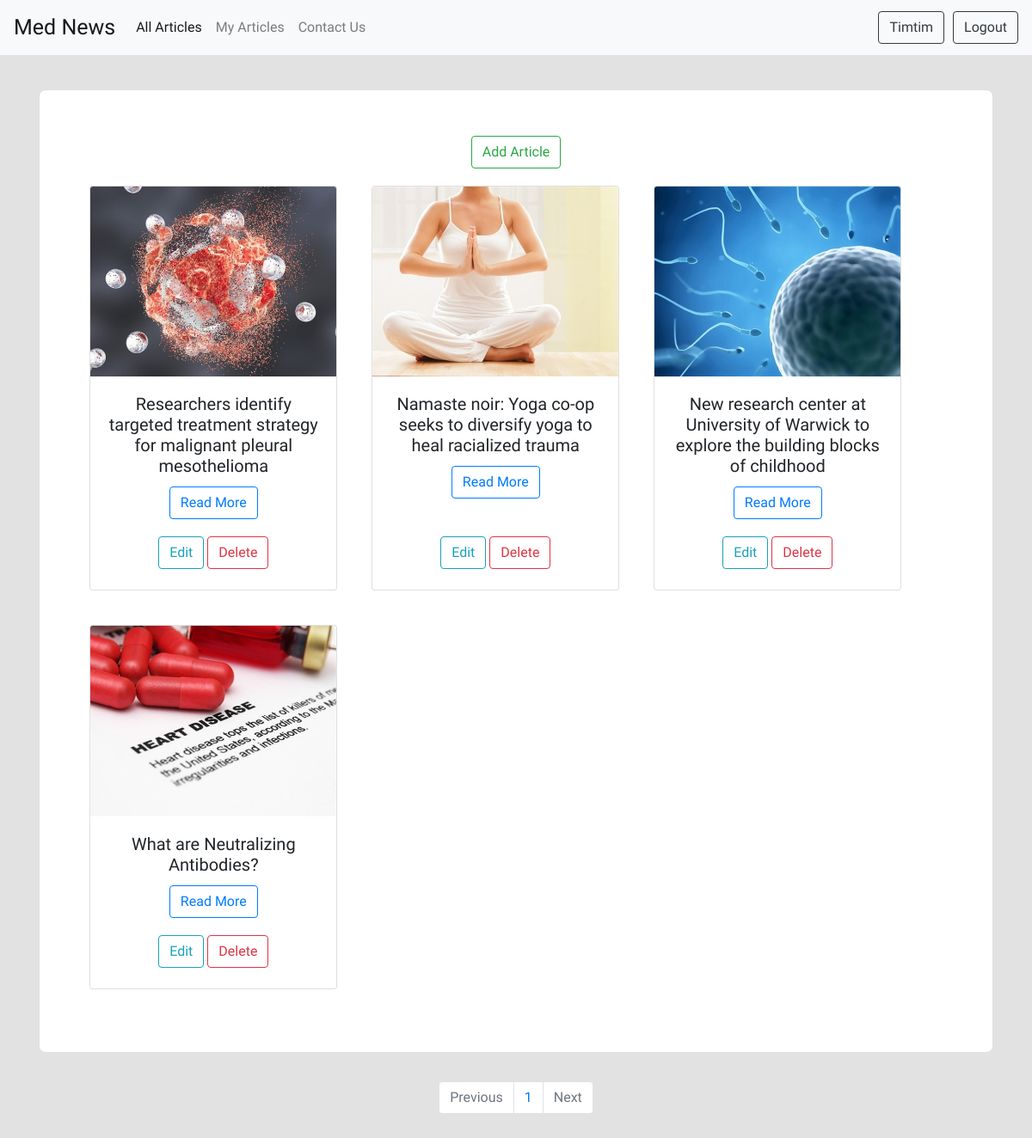
Page /articles/ (signed in) on the committed database.
### main/models.py (models this page shows, shortened)
class Article(models.Model):
    user = models.ForeignKey(User, on_delete=models.CASCADE, null=True,blank=True)
    title = models.CharField(max_length=250, null=True)
    content = RichTextField(null=True)
    source = models.CharField(max_length=250, null=True)
    image = models.ImageField(upload_to='article_img/',null=True,blank=True)
    published_at = models.DateTimeField(auto_now=True)

### main/views.py (the view)
# urls.py: path('', views.articles, name='articles'),
@login_required(login_url='/accounts')
def articles(request):
    articles = request.user.article_set.all().order_by('-published_at')
    paginator = Paginator(articles, 6)
    page_number = request.GET.get('page')
    page_obj = paginator.get_page(page_number)
    context = {
        'articles':articles,
        'page_obj':page_obj,
        'paginator':paginator,
    }
    return render(request, 'main/articles.html', context)

### main/templates/main/articles.html (shortened to what this page needs)
{% extends 'base.html' %}
{% load static %}
{% block main %}
<div class="card text-center emp-profile">
  <div class="card-body">
    <a href="{% url 'main:add_article' %}" class="btn btn-outline-success">Add Article</a>
    <div class="row">
        {% for article in page_obj %}
        <div class="card ar_div" style="width: 18rem;">
            <img src="{{article.image.url}}" class="card-img-top" alt="...">
            <div class="card-body">
              <h5 class="card-title" style="font-family: 'Monda', sans-serif;">{{article.title}}</h5>
              <a href="{% url 'main:details' article.id %}" class="btn btn-outline-primary">Read More</a>
            </div>
            <div class="container">
              <a href="{% url 'main:edit_article' article.id %}" class="btn btn-outline-info">Edit</a>
              <a href="{% url 'main:delete_article' article.id %}" class="btn btn-outline-danger">Delete</a>
            </div>
            <br>
          </div>
        {% endfor %}
    </div>
  </div>
</div>
<nav aria-label="Page navigation example">
    <ul class="pagination justify-content-center">
    {% if page_obj.has_previous %}
      <li class="page-item">
        <a class="page-link" href="?page={{ page_obj.previous_page_number }}" tabindex="-1" aria-disabled="true">Previous</a>
      </li>
    {% else %}
      <li class="page-item disabled">
        <a class="page-link" href="#" tabindex="-1" aria-disabled="true">Previous</a>
      </li>
    {% endif %}
    {% for x in paginator.page_range %}
      <li class="page-item"><a class="page-link" href="?page={{x}}">{{x}}</a></li>
    {% endfor %}
    {% if page_obj.has_next %}
      <li class="page-item">
        <a class="page-link" href="#">Next</a>
      </li>
    {% else %}
      <li class="page-item disabled">
        <a class="page-link" href="#">Next</a>
      </li>
    {% endif %}
    </ul>
  </nav>
{% endblock %}

### templates/navbar.html (shortened to what this page needs)
<nav class="navbar navbar-expand-lg navbar-light bg-light">
    <a class="navbar-brand" href="/" style="font-family: 'Krona One', sans-serif;font-size: 25px;">Med News</a>
    <div class="collapse navbar-collapse" id="navbarNav">
      <ul class="navbar-nav">
        <li class="nav-item active">
          <a class="nav-link" href="/">All Articles <span class="sr-only">(current)</span></a>
        </li>
        {% if request.user.is_authenticated %}
        <li class="nav-item">
          <a class="nav-link" href="{% url 'main:articles' %}">My Articles</a>
        </li>
        {% endif %}
        <li class="nav-item">
          <a class="nav-link" href="{% url 'contact_us' %}">Contact Us</a>
        </li>
      </ul>
    </div>
    {% if request.user.is_authenticated %}
    <a href="{% url 'register:profile' %}" class="btn btn-outline-dark" style="margin-right: 10px;">{{request.user|title}}</a>
    <a href="{% url 'register:logout_page' %}" class="btn btn-outline-dark">Logout</a>
    {% else %}
    <a href="{% url 'register:membership' %}" class="btn btn-outline-dark">Membership</a>
    {% endif %}
  </nav>

### static/css/style.css (style rules this page uses)
body { background-color: rgb(226, 226, 226); }
.ar_div { margin: 20px; }
* { font-family: 'Monda', sans-serif;; }

### main/templates/main/articles.html (style rules this page uses)
.emp-profile { padding: 3%; margin-top: 3%; margin-bottom: 3%; border-radius: 0.5rem; background: #fff; }

### rows in the picture
Article: image (picture), title "Researchers identify targeted treatment strategy for malignant pleural mesothelioma"
Article: image (picture), title "Namaste noir: Yoga co-op seeks to diversify yoga to heal racialized trauma"
Article: image (picture), title "New research center at University of Warwick to explore the building blocks of childhood"
Article: image (picture), title "What are Neutralizing Antibodies?"

### other values in the picture
{{ request.user|title }} "Timtim"
{{ x }} "1"
